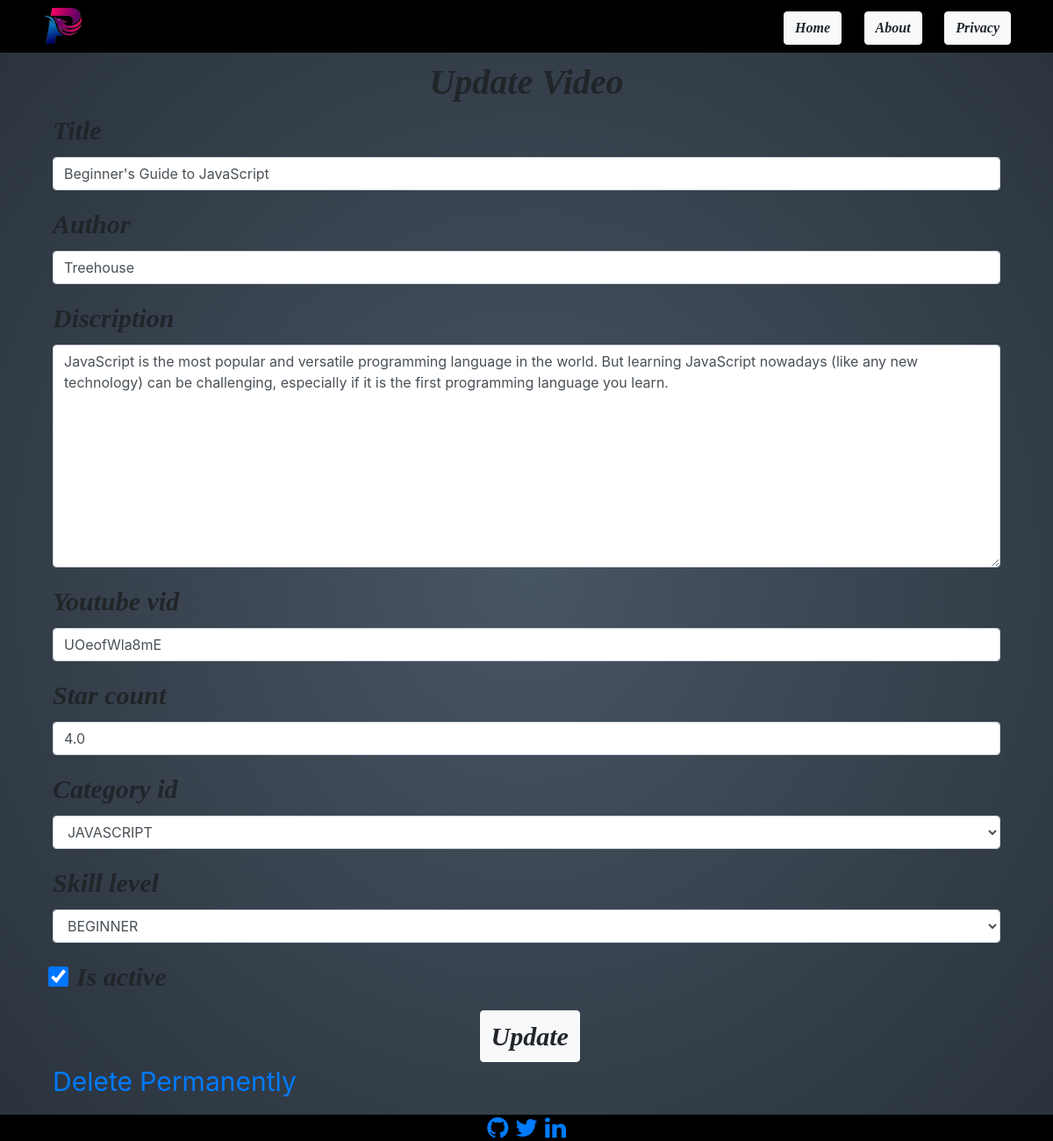
Page /video/update/38 on the committed database.
### videos/models.py (models this page shows, shortened)
class Video(models.Model):
    CATEGORY_CHOICES=[
        (1,'HTML/CSS'),
        (2,'JAVASCRIPT'),
        (3,'PYTHON'),
        (4,'DJANGO')
    ]
    skill_level_CHOICES=[
        (1,'BEGINNER'),
        (2,'INTERMEDIATE'),
        (3,'EXPERT')
    ]
    title=models.CharField(max_length=180,unique=True)
    author=models.CharField(max_length=64)
    discription=models.TextField(unique=True,null=True)
    youtube_vid=models.CharField(max_length=11)
    star_count=models.DecimalField(max_digits=2,decimal_places=1)
    category_id=models.IntegerField(choices=CATEGORY_CHOICES)
    skill_level=models.IntegerField(choices=skill_level_CHOICES)
    is_active=models.BooleanField(default=True)
    posted_time=models.DateTimeField(auto_now_add=True)
    updated_time=models.DateTimeField(auto_now=True)
    class Meta:
        ordering=["-star_count","title"]

### videos/views.py (the view)
# urls.py: path('update/<int:pk>', VideoUpdateView.as_view(), name='video-update'),
class VideoUpdateView(SuccessMessageMixin,UpdateView):
    model = Video
    fields=['title','author', 'discription','youtube_vid', 'star_count','category_id', 'skill_level','is_active']
    success_url=reverse_lazy("video-list")
    success_message="VIDEO UPDATED!"

### videos/templates/videos/video_form.html (shortened to what this page needs)
{% extends "first_app/base.html" %}
{% load crispy_forms_tags %}
{% block maincontent %}
<div class='container'>
    <form method="POST">
        <h1>
            {% if form.instance.pk %}
            Update Video
            {% else %}
            Add New Video
            {% endif %}
        </h1>
        {{form|crispy}}
        {% if form.instance.pk %}
        <input type="submit" id="update" class="btn btn-light credate" value="Update"><br>
        <a href="{% url 'video-delete' video.id %}">Delete Permanently</a><br><br>
        {% else %}
        <input type="submit" class="btn btn-light credate" value="Create">&nbsp;&nbsp;
        <input type="reset" class="btn btn-light credate" value="Reset"><br><br>
        {% endif %}
    </form>
</div>
{% endblock maincontent %}

### first_app/static/first_app/css/stylesheet.css (style rules this page uses)
body { font-size: 20px; background: radial-gradient(#485563,#29323c) fixed; }
.btn { font-style: italic; font-family: 'Times New Roman', Times, serif; font-weight: 900; }
.container { margin-left: 15px; }

### videos/templates/videos/video_form.html (style rules this page uses)
form h1 { text-align: center; font-style: italic; font-family: 'Times New Roman', Times, serif; font-weight: bold; }
.requiredField,.form-check-label { font-style: italic; font-family: 'Times New Roman', Times, serif; font-weight: bold; }
.form-check-label { margin-left: 7px; }
.credate { text-align: center; font-size: 30px; }
.container input[type='submit'] { text-align: center; margin-left: 40%; }
.container input[type='checkbox'] { margin-top: 16px; transform:scale(1.8); }
#update { text-align: center; margin-left: 45.05%; }

### rows in the picture
Video: title "Beginner's Guide to JavaScript", author "Treehouse", discription "JavaScript is the most popular and versatile programming language in the world. But learning JavaScript nowadays (like any new technology) can be challenging, especially if it is the first programming language you learn.", youtube_vid "UOeofWla8mE", star_count "4.0", category_id "JAVASCRIPT", skill_level "BEGINNER", is_active "☑"
